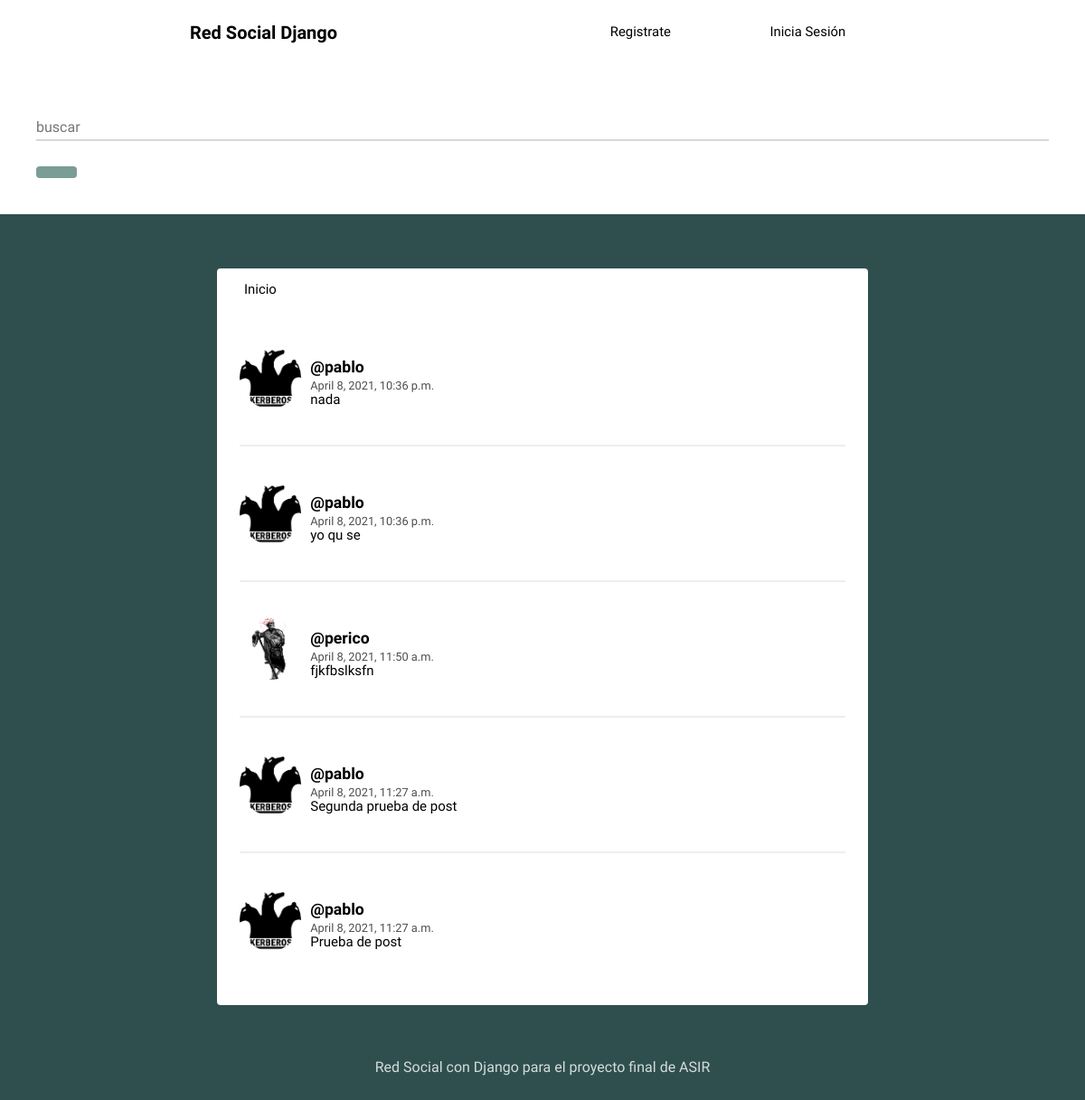
The app's page /, older data.
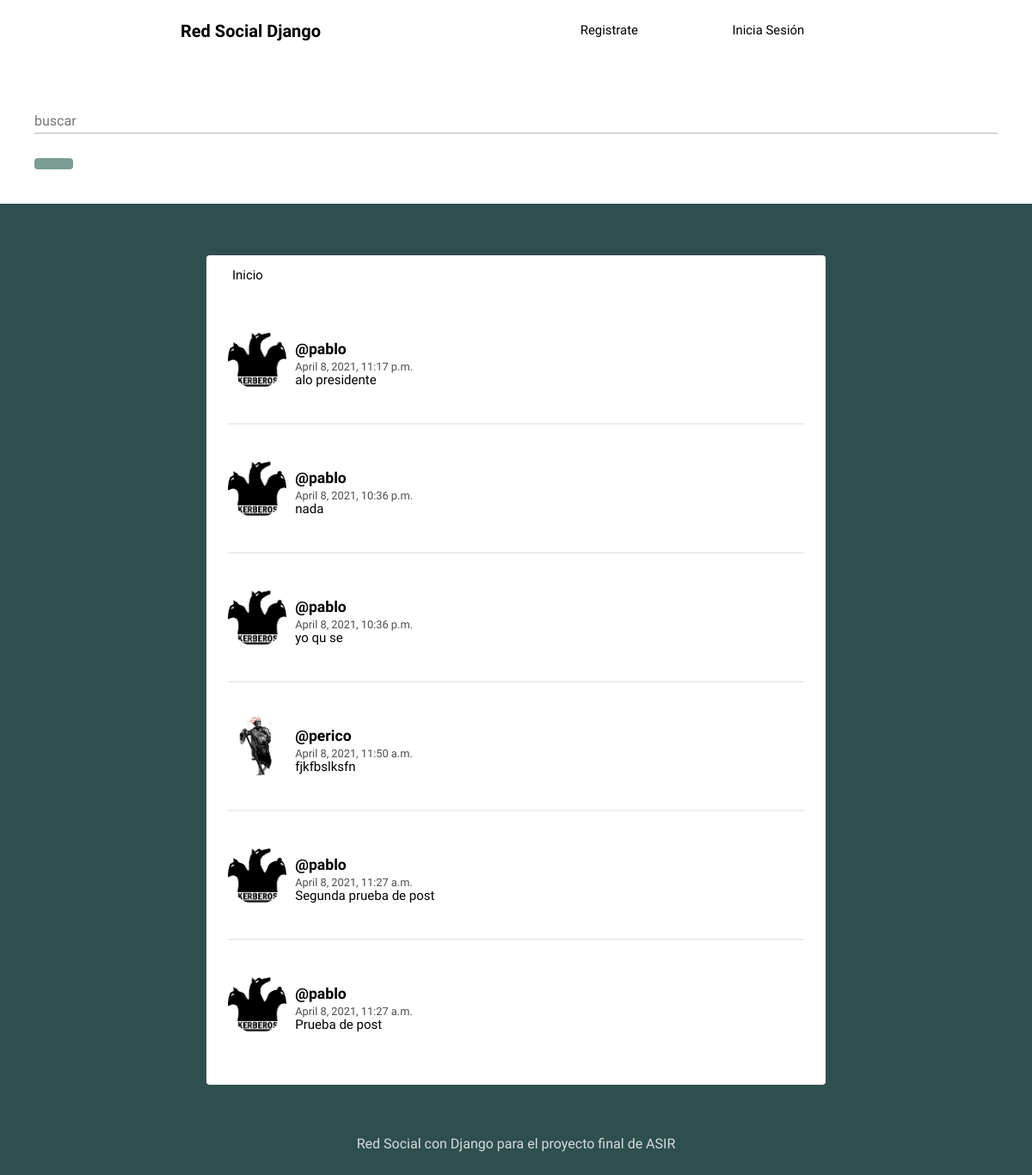
The same page, newer data.
### social/models.py (models this page shows, shortened)
class Post(models.Model):
	user = models.ForeignKey(User, on_delete=models.CASCADE, related_name='posts') #con el related name asociamos todos los posts que tiene un usuario, por asi decirlo es como añadir una fila post a la tabla de usuarios
	timestamp = models.DateTimeField(default=timezone.now) #fecha de creacion del post
	content = models.TextField()
	class Meta:
		ordering = ['-timestamp'] #Clase meta sirve para saber como se comporta la clase Post, con esto ordenamos Post, el - sirve àra que se cree en orden ascendente

class Profile(models.Model):
	user = models.OneToOneField(User, on_delete=models.CASCADE)#Conectaos esta fila a la tabla Usuarios de los modelos por defecto de django
	imagenes = models.ImageField(default='foto_perfil.png')

### social/views.py (the view)
# urls.py: path('', views.feed, name='feed'),
def feed(request):
	posts = Post.objects.all()
	context = {'posts': posts}
	return render(request, 'social/feed.html', context)

### social/templates/social/feed.html (shortened to what this page needs)
{% extends 'social/layout.html' %}
{% block content %}
{% for post in posts %}
<article>
    <div class="container-article">
        <img src="{{ post.user.profile.imagenes.url }}">
        <div>
            <h2 class="username"><a href="{% url 'profile' post.user.username %}">@{{ post.user.username }}</a></h2>
            <time data-time="#">{{ post.timestamp }}</time>
            <div class="post">{{ post.content }}</div>
        </div>
    </div>
</article>
{% endfor %}
{% endblock %}

Row changes from the older to the newer data that the page shows:
added Post: user.profile.imagenes (picture), user.username "pablo", timestamp "April 8, 2021, 11:17 p.m.", content "alo presidente"
